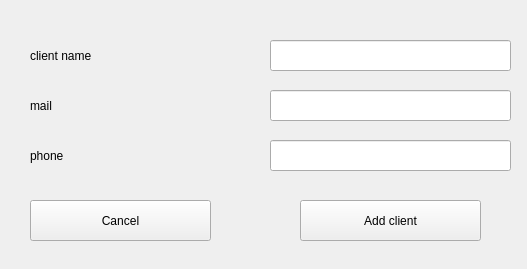
<?xml version="1.0" encoding="UTF-8"?>
<ui version="4.0">
 <class>Form</class>
 <widget class="QWidget" name="Form">
  <property name="geometry">
   <rect>
    <x>0</x>
    <y>0</y>
    <width>527</width>
    <height>269</height>
   </rect>
  </property>
  <property name="windowTitle">
   <string>Form</string>
  </property>
  <widget class="QLineEdit" name="Phone">
   <property name="geometry">
    <rect>
     <x>270</x>
     <y>140</y>
     <width>241</width>
     <height>31</height>
    </rect>
   </property>
  </widget>
  <widget class="QLabel" name="label_17">
   <property name="geometry">
    <rect>
     <x>30</x>
     <y>90</y>
     <width>221</width>
     <height>31</height>
    </rect>
   </property>
   <property name="styleSheet">
    <string notr="true">font: 11pt &quot;MS Shell Dlg 2&quot;;</string>
   </property>
   <property name="text">
    <string>mail</string>
   </property>
  </widget>
  <widget class="QLabel" name="label_18">
   <property name="geometry">
    <rect>
     <x>30</x>
     <y>140</y>
     <width>221</width>
     <height>31</height>
    </rect>
   </property>
   <property name="styleSheet">
    <string notr="true">font: 11pt &quot;MS Shell Dlg 2&quot;;</string>
   </property>
   <property name="text">
    <string>phone</string>
   </property>
  </widget>
  <widget class="QLineEdit" name="ClientName">
   <property name="geometry">
    <rect>
     <x>270</x>
     <y>40</y>
     <width>241</width>
     <height>31</height>
    </rect>
   </property>
  </widget>
  <widget class="QLabel" name="label">
   <property name="geometry">
    <rect>
     <x>30</x>
     <y>40</y>
     <width>221</width>
     <height>31</height>
    </rect>
   </property>
   <property name="styleSheet">
    <string notr="true">font: 11pt &quot;MS Shell Dlg 2&quot;;</string>
   </property>
   <property name="text">
    <string>client name</string>
   </property>
  </widget>
  <widget class="QPushButton" name="AddBtn">
   <property name="geometry">
    <rect>
     <x>300</x>
     <y>200</y>
     <width>181</width>
     <height>41</height>
    </rect>
   </property>
   <property name="text">
    <string>Add client</string>
   </property>
  </widget>
  <widget class="QLineEdit" name="Mail">
   <property name="geometry">
    <rect>
     <x>270</x>
     <y>90</y>
     <width>241</width>
     <height>31</height>
    </rect>
   </property>
  </widget>
  <widget class="QPushButton" name="CancelBtn">
   <property name="geometry">
    <rect>
     <x>30</x>
     <y>200</y>
     <width>181</width>
     <height>41</height>
    </rect>
   </property>
   <property name="text">
    <string>Cancel</string>
   </property>
  </widget>
 </widget>
 <resources/>
 <connections/>
</ui>
